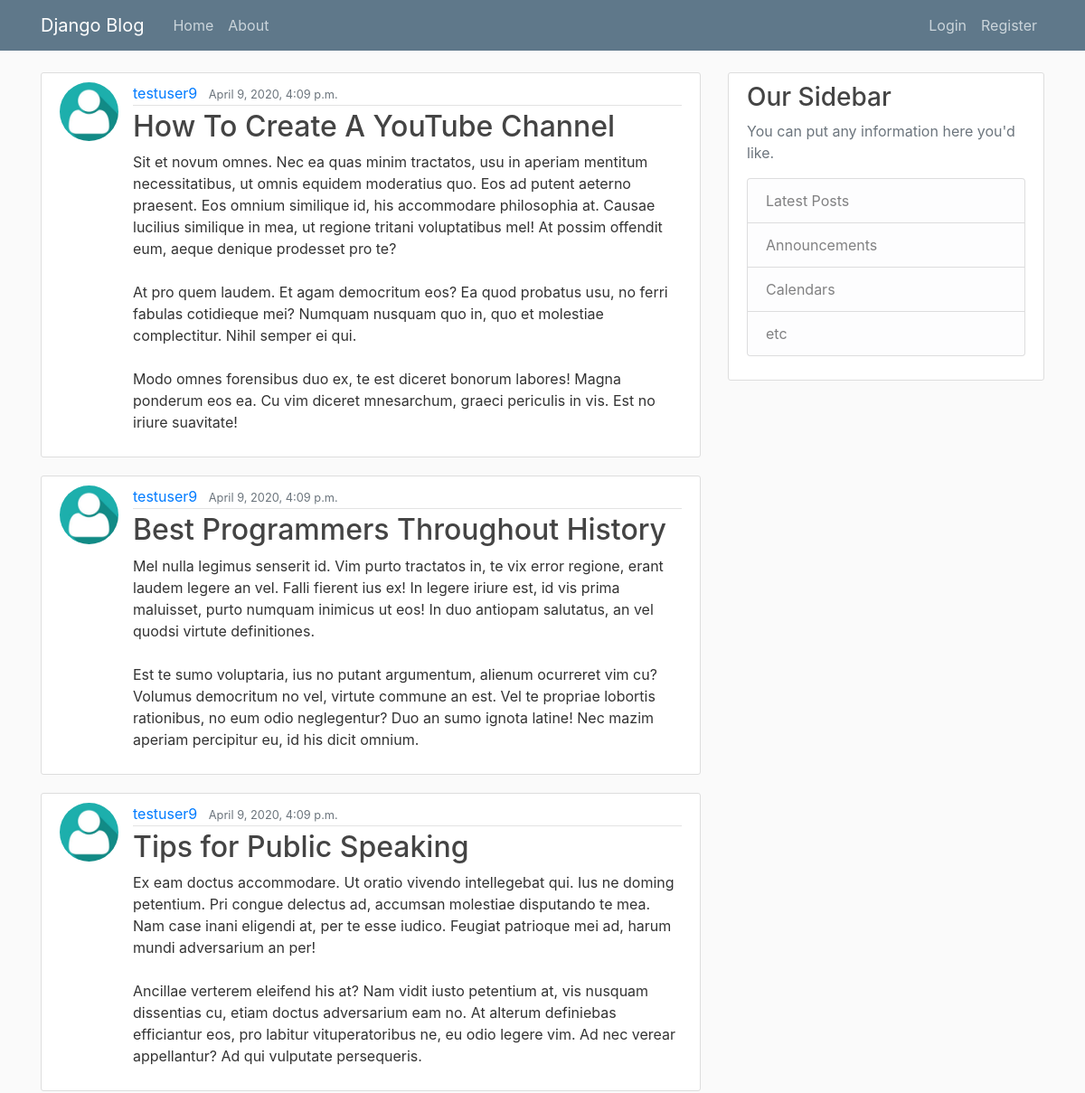
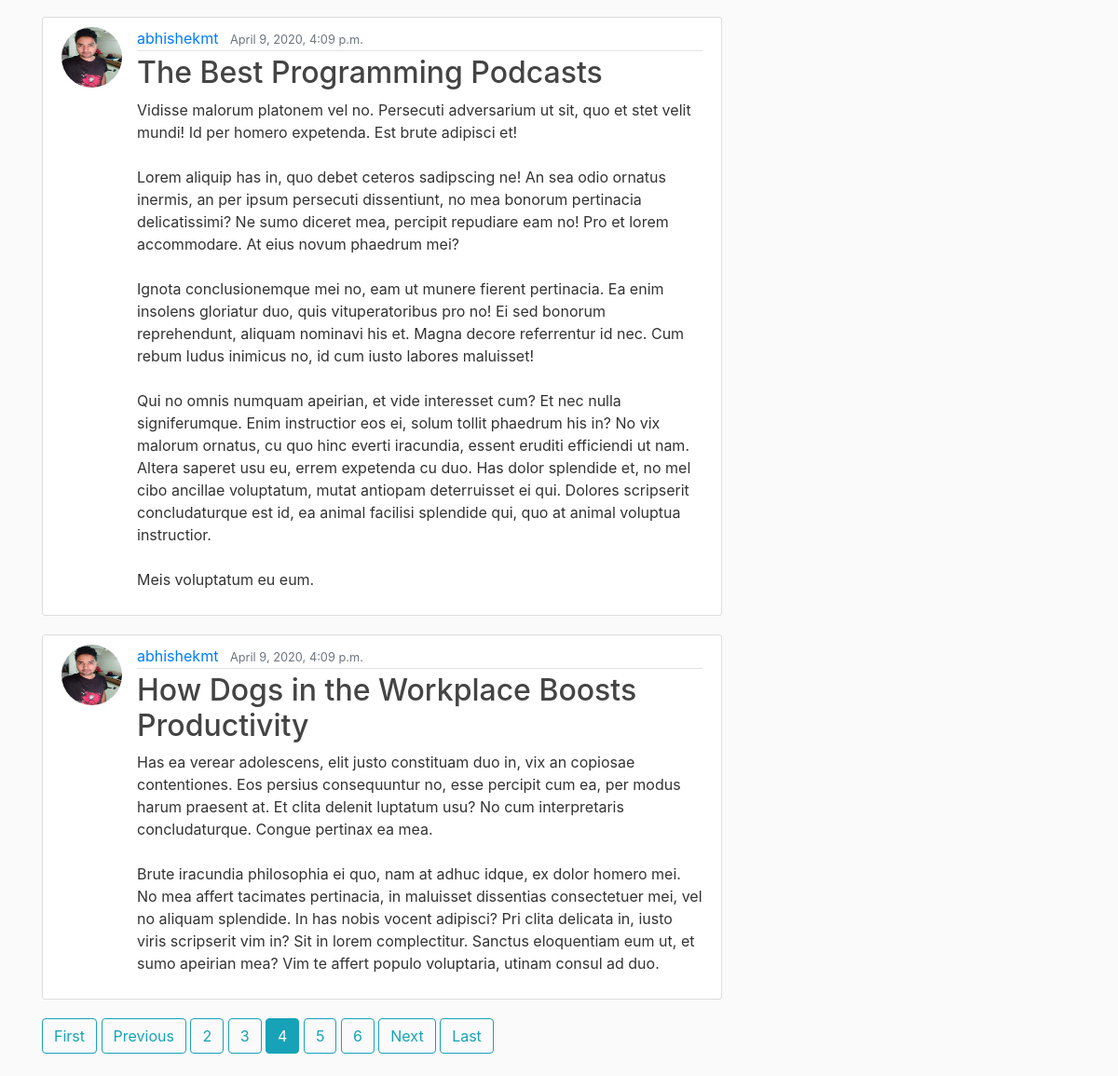
/?page=4, run on the app's committed database (2 pictures, top to bottom).
### blog/models.py (models this page shows, shortened)
class Post(models.Model):
    title = models.CharField(max_length=100)
    content = models.TextField()
    date_posted = models.DateTimeField(default=timezone.now)
    author = models.ForeignKey(User, on_delete=models.CASCADE)

### users/models.py (models this page shows, shortened)
class Profile(models.Model):
    user = models.OneToOneField(User, on_delete=models.CASCADE)
    image = models.ImageField(default='default.jpg', upload_to='profile_pics')

### blog/views.py (the view)
# urls.py: path('', PostListView.as_view(), name = 'blog-home'),
class PostListView(ListView):
    model = Post
    template_name = 'blog/home.html'
    context_object_name = 'posts' # or name will be post_object
    ordering = ['-date_posted'] # to see the latest post on the top
    paginate_by = 5

### blog/templates/blog/home.html
{% extends "blog/base.html" %}
{% block content %}
    {% for post in posts %}
        <article class="media content-section">
            <img class="rounded-circle  article-img" src="{{ post.author.profile.image.url }}">
            <div class="media-body">
            <div class="article-metadata">
                <a class="mr-2" href="{% url 'user-posts' post.author.username %}">{{ post.author }}</a>
                <small class="text-muted">{{ post.date_posted }}</small>
            </div>
            <h2><a class="article-title" href="{% url 'post-detail' post.id %}">{{ post.title }}</a></h2>
            <p class="article-content">{{ post.content }}</p>
            </div>
        </article>
    {% endfor %}
    {% if is_paginated %}
        {% if page_obj.has_previous %}
            <a class="btn btn-outline-info mb-4" href="?page=1">First</a>
            <a class="btn btn-outline-info mb-4" href="?page={{ page_obj.previous_page_number }}">Previous</a>
        {% endif %}
        {% for num in page_obj.paginator.page_range %}
            {% if page_obj.number == num %}
                <a class="btn btn-info mb-4" href="?page={{ num }}">{{ num }}</a>
            {% elif num > page_obj.number|add:'-3' and  num < page_obj.number|add:'3' %}
                <a class="btn btn-outline-info mb-4" href="?page={{ num }}">{{ num }}</a>
            {% endif %}
        {% endfor %}
        {% if page_obj.has_next %}
            <a class="btn btn-outline-info mb-4" href="?page={{ page_obj.next_page_number }}">Next</a>
            <a class="btn btn-outline-info mb-4" href="?page={{ page_obj.paginator.num_pages }}">Last</a>
        {% endif %}
    {% endif %}
{% endblock content %}

### blog/static/blog/main.css (style rules this page uses)
body { background: #fafafa; color: #333333; margin-top: 5rem; }
h1, h2, h3, h4, h5, h6 { color: #444444; }
.content-section { background: #ffffff; padding: 10px 20px; border: 1px solid #dddddd; border-radius: 3px; margin-bottom: 20px; }
.article-title { color: #444444; }
.article-content { white-space: pre-line; }
.article-img { height: 65px; width: 65px; margin-right: 16px; }
.article-metadata { padding-bottom: 1px; margin-bottom: 4px; border-bottom: 1px solid #e3e3e3 }

### data on the page
Post: author.profile.image (placeholder picture), author "testuser9", date_posted "April 9, 2020, 4:09 p.m.", title "How To Create A YouTube Channel", content "Sit et novum omnes. Nec ea quas minim tractatos, usu in aperiam mentitum necessitatibus, ut omnis equidem moderatius quo. Eos ad putent aeterno praesent. Eos omnium similique id, his accommodare philosophia at. Causae lucilius similique in mea, ut regione tritani voluptatibus mel! At possim offendit eum, aeque denique prodesset pro te? At pro quem laudem. Et agam democritum eos? Ea quod probatus usu, no ferri fabulas cotidieque mei? Numquam nusquam quo in, quo et molestiae complectitur. Nihil semper ei qui. Modo omnes forensibus duo ex, te est diceret bonorum labores! Magna ponderum eos ea. Cu vim diceret mnesarchum, graeci periculis in vis. Est no iriure suavitate!"
Post: author.profile.image (placeholder picture), author "testuser9", date_posted "April 9, 2020, 4:09 p.m.", title "Best Programmers Throughout History", content "Mel nulla legimus senserit id. Vim purto tractatos in, te vix error regione, erant laudem legere an vel. Falli fierent ius ex! In legere iriure est, id vis prima maluisset, purto numquam inimicus ut eos! In duo antiopam salutatus, an vel quodsi virtute definitiones. Est te sumo voluptaria, ius no putant argumentum, alienum ocurreret vim cu? Volumus democritum no vel, virtute commune an est. Vel te propriae lobortis rationibus, no eum odio neglegentur? Duo an sumo ignota latine! Nec mazim aperiam percipitur eu, id his dicit omnium."
Post: author.profile.image (placeholder picture), author "testuser9", date_posted "April 9, 2020, 4:09 p.m.", title "Tips for Public Speaking", content "Ex eam doctus accommodare. Ut oratio vivendo intellegebat qui. Ius ne doming petentium. Pri congue delectus ad, accumsan molestiae disputando te mea. Nam case inani eligendi at, per te esse iudico. Feugiat patrioque mei ad, harum mundi adversarium an per! Ancillae verterem eleifend his at? Nam vidit iusto petentium at, vis nusquam dissentias cu, etiam doctus adversarium eam no. At alterum definiebas efficiantur eos, pro labitur vituperatoribus ne, eu odio legere vim. Ad nec verear appellantur? Ad qui vulputate persequeris."
Post: author.profile.image (picture), author "abhishekmt", date_posted "April 9, 2020, 4:09 p.m.", title "The Best Programming Podcasts", content "Vidisse malorum platonem vel no. Persecuti adversarium ut sit, quo et stet velit mundi! Id per homero expetenda. Est brute adipisci et! Lorem aliquip has in, quo debet ceteros sadipscing ne! An sea odio ornatus inermis, an per ipsum persecuti dissentiunt, no mea bonorum pertinacia delicatissimi? Ne sumo diceret mea, percipit repudiare eam no! Pro et lorem accommodare. At eius novum phaedrum mei? Ignota conclusionemque mei no, eam ut munere fierent pertinacia. Ea enim insolens gloriatur duo, quis vituperatoribus pro no! Ei sed bonorum reprehendunt, aliquam nominavi his et. Magna decore referrentur id nec. Cum rebum ludus inimicus no, id cum iusto labores maluisset! Qui no omnis numquam…"
Post: author.profile.image (picture), author "abhishekmt", date_posted "April 9, 2020, 4:09 p.m.", title "How Dogs in the Workplace Boosts Productivity", content "Has ea verear adolescens, elit justo constituam duo in, vix an copiosae contentiones. Eos persius consequuntur no, esse percipit cum ea, per modus harum praesent at. Et clita delenit luptatum usu? No cum interpretaris concludaturque. Congue pertinax ea mea. Brute iracundia philosophia ei quo, nam at adhuc idque, ex dolor homero mei. No mea affert tacimates pertinacia, in maluisset dissentias consectetuer mei, vel no aliquam splendide. In has nobis vocent adipisci? Pri clita delicata in, iusto viris scripserit vim in? Sit in lorem complectitur. Sanctus eloquentiam eum ut, et sumo apeirian mea? Vim te affert populo voluptaria, utinam consul ad duo."

### other printed values
{{ num }} "2" "3" "5" "6"
{{ num }} "4"
